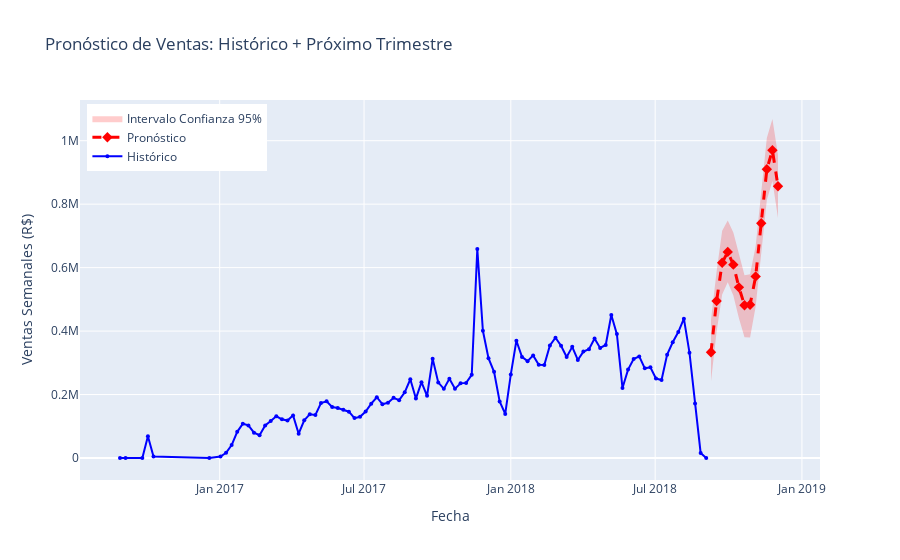

Notebook cell for this chart:
### Code cell
# Visualización interactiva con Plotly - Histórico + Pronóstico
fig = go.Figure()

# Datos históricos
fig.add_trace(go.Scatter(
    x=df_pd['ds'],
    y=df_pd['y'],
    mode='lines+markers',
    name='Histórico',
    line=dict(color='blue', width=2),
    marker=dict(size=4)
))

# Pronóstico futuro
fig.add_trace(go.Scatter(
    x=forecast_future['Fecha'],
    y=forecast_future['Predicción'],
    mode='lines+markers',
    name='Pronóstico',
    line=dict(color='red', width=3, dash='dash'),
    marker=dict(size=8, symbol='diamond')
))

# Intervalo de confianza
fig.add_trace(go.Scatter(
    x=forecast_future['Fecha'],
    y=forecast_future['Límite Superior (95%)'],
    mode='lines',
    line=dict(width=0),
    showlegend=False,
    hoverinfo='skip'
))

fig.add_trace(go.Scatter(
    x=forecast_future['Fecha'],
    y=forecast_future['Límite Inferior (95%)'],
    mode='lines',
    name='Intervalo Confianza 95%',
    fill='tonexty',
    fillcolor='rgba(255, 0, 0, 0.2)',
    line=dict(width=0)
))

fig.update_layout(
    title='Pronóstico de Ventas: Histórico + Próximo Trimestre',
    xaxis_title='Fecha',
    yaxis_title='Ventas Semanales (R$)',
    height=600,
    hovermode='x unified',
    legend=dict(x=0.01, y=0.99)
)

fig.show()
